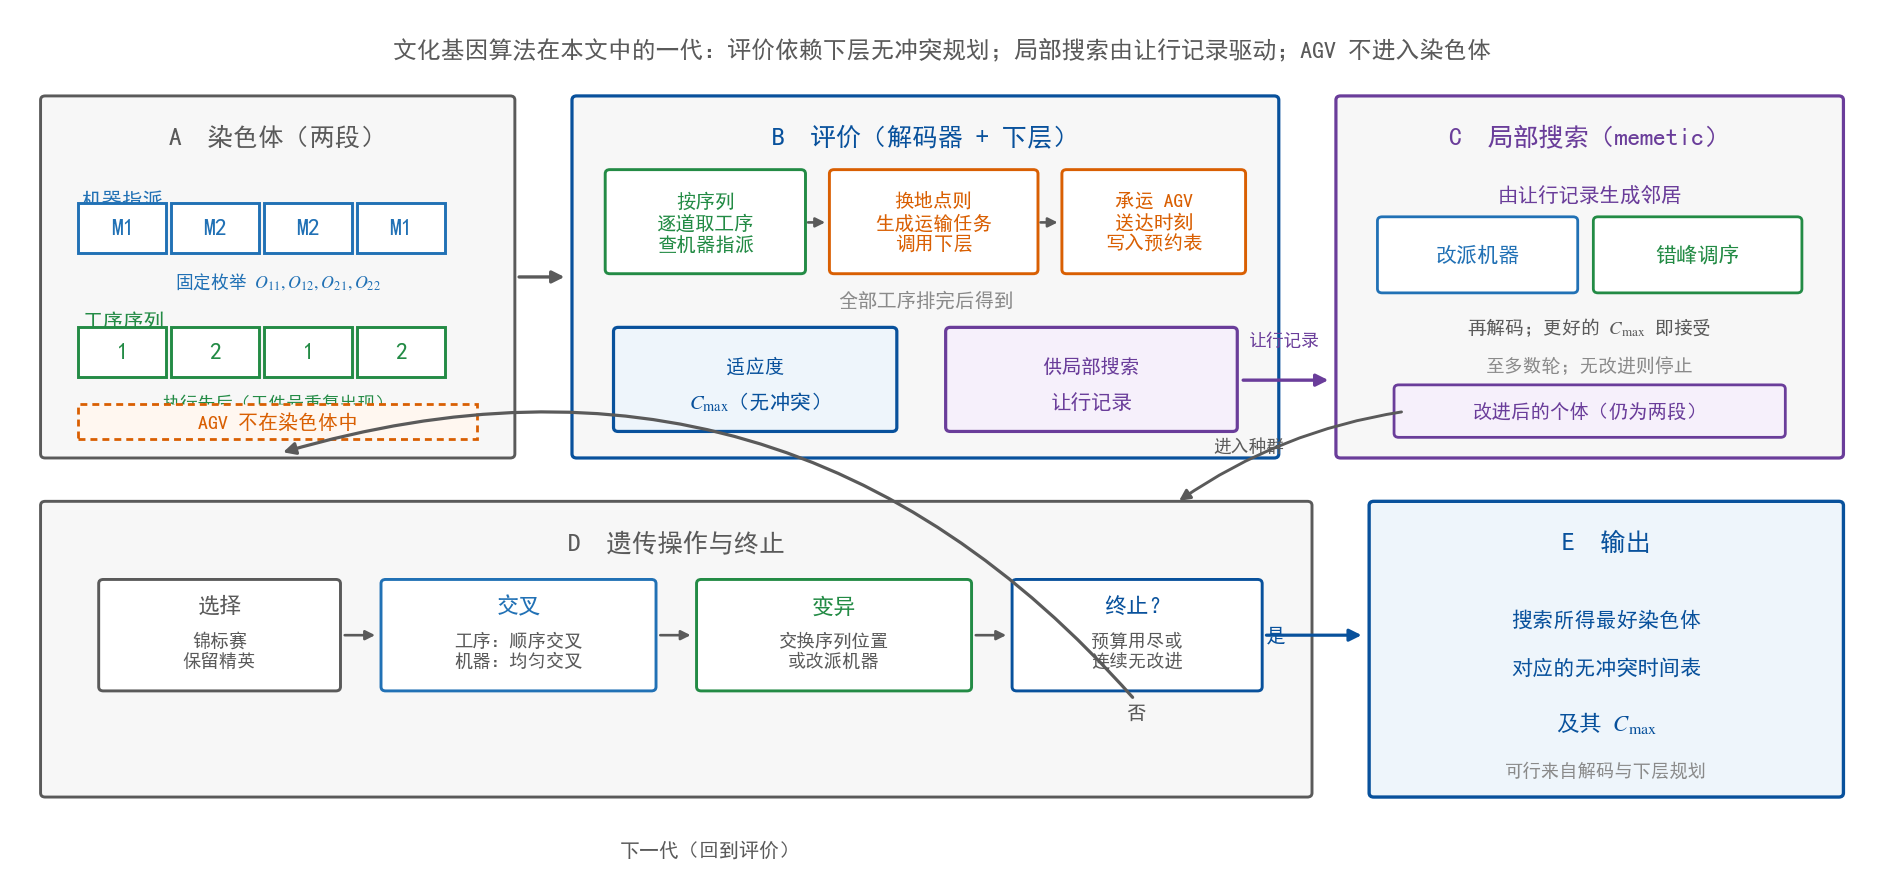

Here is the Python script that generated this plot:
# -*- coding: utf-8 -*-
"""文化基因算法在本文中的一代（中文示意，配合第 4.2 节）。

与框架图分工：框架图画双层与通路 1/2；本图画上层一轮——
编码（不含 AGV）→ 解码评价（下层给出 C_max 与让行记录）→
按让行记录局部搜索 → 选择/交叉/变异进入下一代。
"""
from __future__ import annotations

import os
import sys

sys.path.insert(0, os.path.dirname(os.path.abspath(__file__)))

import matplotlib

matplotlib.use("Agg")
import matplotlib.pyplot as plt  # noqa: E402
from matplotlib.patches import FancyArrowPatch, FancyBboxPatch, Rectangle  # noqa: E402

HERE = os.path.dirname(os.path.abspath(__file__))

from _style import use_cjk  # noqa: E402

use_cjk()
plt.rcParams["figure.dpi"] = 200

C_EDGE = "#5a5a5a"
C_BOX = "#f7f7f7"
C_INNER = "#ffffff"
C_MS = "#2171b5"
C_OS = "#238b45"
C_DEC = "#d95f02"
C_OUT = "#08519c"
C_LS = "#6a3d9a"
C_MUTE = "#8a8a8a"


def rbox(ax, x, y, w, h, fc=C_INNER, ec=C_EDGE, lw=1.0, z=3):
    ax.add_patch(FancyBboxPatch(
        (x, y), w, h, boxstyle="round,pad=0.28", linewidth=lw,
        facecolor=fc, edgecolor=ec, zorder=z))


def arrow(ax, p, q, color=C_EDGE, lw=1.05, ms=8, rad=0.0, z=6):
    ax.add_patch(FancyArrowPatch(
        p, q, arrowstyle="-|>", mutation_scale=ms, linewidth=lw, color=color,
        connectionstyle="arc3,rad=%.2f" % rad, shrinkA=2, shrinkB=2, zorder=z))


def genes(ax, x0, y, vals, ec, cell_w=5.6, cell_h=3.4, fs=8.5):
    for i, v in enumerate(vals):
        x = x0 + i * cell_w
        ax.add_patch(Rectangle(
            (x, y), cell_w - 0.3, cell_h, facecolor=C_INNER, edgecolor=ec,
            linewidth=1.05, zorder=4))
        ax.text(x + (cell_w - 0.3) / 2, y + cell_h / 2, v, ha="center",
                va="center", fontsize=fs, fontweight="bold", color=ec, zorder=5)


def main() -> None:
    fig, ax = plt.subplots(figsize=(12.0, 5.6))
    ax.set_xlim(0, 112)
    ax.set_ylim(-0.5, 58)
    ax.axis("off")

    ax.text(56, 55.5,
            "文化基因算法在本文中的一代：评价依赖下层无冲突规划；"
            "局部搜索由让行记录驱动；AGV 不进入染色体",
            ha="center", va="center", fontsize=8.6, color=C_EDGE)

    # A chromosome
    rbox(ax, 2, 28, 28, 24, fc=C_BOX, ec=C_EDGE, lw=1.05)
    ax.text(16, 49.5, "A  染色体（两段）", ha="center", va="center",
            fontsize=9.2, fontweight="bold", color=C_EDGE)

    ax.text(4.2, 45.2, "机器指派", ha="left", va="center",
            fontsize=7.4, color=C_MS, fontweight="bold")
    genes(ax, 4.0, 41.6, ["M1", "M2", "M2", "M1"], C_MS)
    ax.text(16, 40.4, r"固定枚举 $O_{11},O_{12},O_{21},O_{22}$",
            ha="center", va="top", fontsize=6.4, color=C_MS)

    ax.text(4.2, 37.0, "工序序列", ha="left", va="center",
            fontsize=7.4, color=C_OS, fontweight="bold")
    genes(ax, 4.0, 33.2, ["1", "2", "1", "2"], C_OS)
    ax.text(16, 32.0, "执行先后（工件号重复出现）",
            ha="center", va="top", fontsize=6.4, color=C_OS)

    ax.add_patch(Rectangle(
        (4.0, 29.0), 24, 2.4, facecolor="#fff7f0", edgecolor=C_DEC,
        linewidth=1.0, linestyle=(0, (2.5, 1.8)), zorder=4))
    ax.text(16, 30.2, "AGV 不在染色体中", ha="center", va="center",
            fontsize=7.2, color=C_DEC, fontweight="bold", zorder=5)

    # B evaluation
    rbox(ax, 34, 28, 42, 24, fc=C_BOX, ec=C_OUT, lw=1.15)
    ax.text(55, 49.5, "B  评价（解码器 + 下层）", ha="center", va="center",
            fontsize=9.2, fontweight="bold", color=C_OUT)

    boxes_b = [
        (36.0, 40.5, 11.5, 6.5, "按序列\n逐道取工序\n查机器指派", C_OS),
        (49.5, 40.5, 12.0, 6.5, "换地点则\n生成运输任务\n调用下层", C_DEC),
        (63.5, 40.5, 10.5, 6.5, "承运 AGV\n送达时刻\n写入预约表", C_DEC),
    ]
    for x, y, w, h, t, c in boxes_b:
        rbox(ax, x, y, w, h, fc=C_INNER, ec=c, lw=1.05)
        ax.text(x + w / 2, y + h / 2, t, ha="center", va="center",
                fontsize=7.0, color=c, linespacing=1.2)
    arrow(ax, (47.6, 43.7), (49.3, 43.7), color=C_EDGE, lw=0.95, ms=7)
    arrow(ax, (61.6, 43.7), (63.3, 43.7), color=C_EDGE, lw=0.95, ms=7)

    ax.text(55, 38.4, "全部工序排完后得到", ha="center", va="center",
            fontsize=7.0, color=C_MUTE)

    rbox(ax, 36.5, 29.8, 16.5, 6.5, fc="#eef5fb", ec=C_OUT, lw=1.15)
    ax.text(44.75, 34.0, "适应度", ha="center", va="center",
            fontsize=7.0, color=C_OUT)
    ax.text(44.75, 31.5, r"$C_{\max}$（无冲突）", ha="center", va="center",
            fontsize=7.4, color=C_OUT, fontweight="bold")

    rbox(ax, 56.5, 29.8, 17.0, 6.5, fc="#f6f0fb", ec=C_LS, lw=1.15)
    ax.text(65.0, 34.0, "供局部搜索", ha="center", va="center",
            fontsize=7.0, color=C_LS)
    ax.text(65.0, 31.5, "让行记录", ha="center", va="center",
            fontsize=7.4, color=C_LS, fontweight="bold")

    # C local search
    rbox(ax, 80, 28, 30, 24, fc=C_BOX, ec=C_LS, lw=1.15)
    ax.text(95, 49.5, "C  局部搜索（memetic）", ha="center", va="center",
            fontsize=9.2, fontweight="bold", color=C_LS)

    ax.text(95, 45.6, "由让行记录生成邻居", ha="center", va="center",
            fontsize=7.4, color=C_LS)

    rbox(ax, 82.5, 39.2, 11.5, 4.6, fc=C_INNER, ec=C_MS, lw=1.0)
    ax.text(88.25, 41.5, "改派机器", ha="center", va="center",
            fontsize=7.6, color=C_MS, fontweight="bold")
    rbox(ax, 95.5, 39.2, 12.0, 4.6, fc=C_INNER, ec=C_OS, lw=1.0)
    ax.text(101.5, 41.5, "错峰调序", ha="center", va="center",
            fontsize=7.6, color=C_OS, fontweight="bold")

    ax.text(95, 36.6, r"再解码；更好的 $C_{\max}$ 即接受",
            ha="center", va="center", fontsize=6.8, color=C_EDGE)
    ax.text(95, 34.0, "至多数轮；无改进则停止",
            ha="center", va="center", fontsize=6.8, color=C_MUTE)

    rbox(ax, 83.5, 29.4, 23, 3.0, fc="#f6f0fb", ec=C_LS, lw=1.0)
    ax.text(95, 30.9, "改进后的个体（仍为两段）",
            ha="center", va="center", fontsize=7.0, color=C_LS, fontweight="bold")

    arrow(ax, (30.2, 40.0), (33.6, 40.0), color=C_EDGE, lw=1.2, ms=9)
    arrow(ax, (73.8, 33.0), (79.6, 33.0), color=C_LS, lw=1.2, ms=9)
    ax.text(76.6, 35.2, "让行记录", ha="center", va="bottom",
            fontsize=6.4, color=C_LS)

    # D genetic ops
    rbox(ax, 2, 5.0, 76, 19.5, fc=C_BOX, ec=C_EDGE, lw=1.05)
    ax.text(40, 22.0, "D  遗传操作与终止", ha="center", va="center",
            fontsize=9.2, fontweight="bold", color=C_EDGE)

    ops = [
        (5.5, 12.2, 14, 7.0, "选择", "锦标赛\n保留精英", C_EDGE),
        (22.5, 12.2, 16, 7.0, "交叉", "工序：顺序交叉\n机器：均匀交叉", C_MS),
        (41.5, 12.2, 16, 7.0, "变异", "交换序列位置\n或改派机器", C_OS),
        (60.5, 12.2, 14.5, 7.0, "终止？", "预算用尽或\n连续无改进", C_OUT),
    ]
    for x, y, w, h, title, body, c in ops:
        rbox(ax, x, y, w, h, fc=C_INNER, ec=c, lw=1.05)
        ax.text(x + w / 2, y + h - 1.5, title, ha="center", va="center",
                fontsize=8.0, fontweight="bold", color=c)
        ax.text(x + w / 2, y + 2.5, body, ha="center", va="center",
                fontsize=6.6, color=C_EDGE, linespacing=1.2)
    for x in (19.7, 38.7, 57.7):
        arrow(ax, (x, 15.7), (x + 2.5, 15.7), color=C_EDGE, lw=0.95, ms=7)

    ax.text(67.7, 10.5, "否", ha="center", va="center", fontsize=7.0, color=C_EDGE)
    ax.text(75.5, 15.7, "是", ha="left", va="center", fontsize=7.0, color=C_OUT)

    # E output
    rbox(ax, 82, 5.0, 28, 19.5, fc="#eef5fb", ec=C_OUT, lw=1.2)
    ax.text(96, 22.0, "E  输出", ha="center", va="center",
            fontsize=9.2, fontweight="bold", color=C_OUT)
    ax.text(96, 16.8, "搜索所得最好染色体", ha="center", va="center",
            fontsize=7.6, color=C_OUT)
    ax.text(96, 13.5, "对应的无冲突时间表", ha="center", va="center",
            fontsize=7.6, color=C_OUT)
    ax.text(96, 9.8, r"及其 $C_{\max}$", ha="center", va="center",
            fontsize=8.2, color=C_OUT, fontweight="bold")
    ax.text(96, 6.6, "可行来自解码与下层规划", ha="center", va="center",
            fontsize=6.6, color=C_MUTE)

    # C -> D
    arrow(ax, (84.0, 30.9), (70.0, 24.6), color=C_EDGE, lw=1.05, ms=8, rad=0.12)
    ax.text(74.5, 28.6, "进入种群", ha="center", va="center",
            fontsize=6.4, color=C_EDGE)

    # terminate yes -> E
    arrow(ax, (75.2, 15.7), (81.6, 15.7), color=C_OUT, lw=1.15, ms=9)

    # next generation loop
    ax.annotate(
        "", xy=(16, 28.0), xytext=(67.7, 11.2),
        arrowprops=dict(
            arrowstyle="-|>", color=C_EDGE, lw=1.15,
            connectionstyle="arc3,rad=0.32", mutation_scale=9),
        zorder=6)
    ax.text(42, 1.2, "下一代（回到评价）", ha="center", va="center",
            fontsize=7.2, color=C_EDGE)

    stem = os.path.join(HERE, "fig_encoding_CN")
    fig.savefig(stem + ".pdf", bbox_inches="tight", pad_inches=0.06)
    fig.savefig(stem + ".png", dpi=200, bbox_inches="tight", pad_inches=0.06)
    plt.close(fig)
    print("wrote", stem + ".pdf/.png")


if __name__ == "__main__":
    main()
